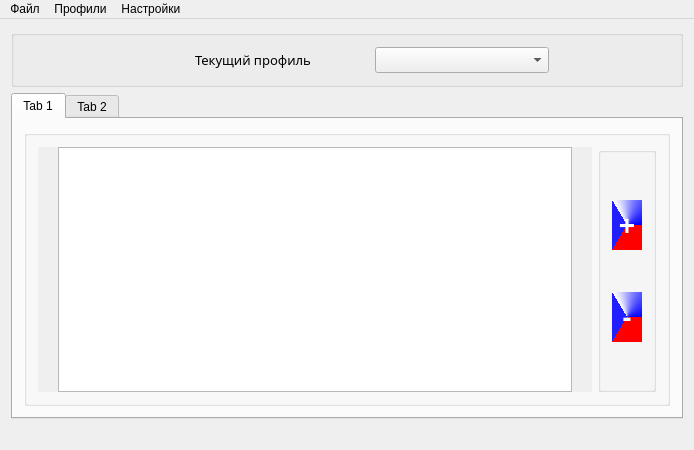
<?xml version="1.0" encoding="UTF-8"?>
<ui version="4.0">
 <class>MainWindow</class>
 <widget class="QMainWindow" name="MainWindow">
  <property name="windowModality">
   <enum>Qt::WindowModal</enum>
  </property>
  <property name="geometry">
   <rect>
    <x>0</x>
    <y>0</y>
    <width>694</width>
    <height>450</height>
   </rect>
  </property>
  <property name="minimumSize">
   <size>
    <width>694</width>
    <height>450</height>
   </size>
  </property>
  <property name="maximumSize">
   <size>
    <width>694</width>
    <height>450</height>
   </size>
  </property>
  <property name="windowTitle">
   <string>I'm Developer</string>
  </property>
  <property name="windowIcon">
   <iconset>
    <normalon>:/prefix1/icon.jpg</normalon>
   </iconset>
  </property>
  <property name="documentMode">
   <bool>false</bool>
  </property>
  <widget class="QWidget" name="centralWidget">
   <layout class="QVBoxLayout" name="verticalLayout_5">
    <item>
     <widget class="QGroupBox" name="groupBox_5">
      <property name="title">
       <string/>
      </property>
      <layout class="QHBoxLayout" name="horizontalLayout_3">
       <item>
        <spacer name="horizontalSpacer">
         <property name="orientation">
          <enum>Qt::Horizontal</enum>
         </property>
         <property name="sizeType">
          <enum>QSizePolicy::Minimum</enum>
         </property>
         <property name="sizeHint" stdset="0">
          <size>
           <width>170</width>
           <height>20</height>
          </size>
         </property>
        </spacer>
       </item>
       <item>
        <widget class="QLabel" name="label">
         <property name="font">
          <font>
           <family>Segoe UI Semibold</family>
           <pointsize>10</pointsize>
           <weight>50</weight>
           <bold>false</bold>
          </font>
         </property>
         <property name="text">
          <string>Текущий профиль</string>
         </property>
        </widget>
       </item>
       <item>
        <widget class="QComboBox" name="comboBox">
         <property name="font">
          <font>
           <family>Segoe UI Semibold</family>
           <pointsize>10</pointsize>
           <weight>50</weight>
           <bold>false</bold>
          </font>
         </property>
        </widget>
       </item>
       <item>
        <spacer name="horizontalSpacer_2">
         <property name="orientation">
          <enum>Qt::Horizontal</enum>
         </property>
         <property name="sizeType">
          <enum>QSizePolicy::Fixed</enum>
         </property>
         <property name="sizeHint" stdset="0">
          <size>
           <width>120</width>
           <height>20</height>
          </size>
         </property>
        </spacer>
       </item>
      </layout>
     </widget>
    </item>
    <item>
     <widget class="QTabWidget" name="tabWidget">
      <property name="currentIndex">
       <number>0</number>
      </property>
      <widget class="QWidget" name="tab">
       <attribute name="title">
        <string>Tab 1</string>
       </attribute>
       <layout class="QVBoxLayout" name="verticalLayout_3">
        <item>
         <widget class="QGroupBox" name="groupBox">
          <property name="title">
           <string/>
          </property>
          <layout class="QHBoxLayout" name="horizontalLayout_2">
           <item>
            <widget class="QTableView" name="tableView_2">
             <property name="font">
              <font>
               <family>Times New Roman</family>
               <pointsize>16</pointsize>
              </font>
             </property>
             <property name="styleSheet">
              <string notr="true">QTableView
{
margin: 0 20px;
}
QTableView::item
{
   background-color: green;	
   color: white;
}
</string>
             </property>
            </widget>
           </item>
           <item>
            <widget class="QGroupBox" name="groupBox_2">
             <property name="styleSheet">
              <string notr="true"/>
             </property>
             <property name="title">
              <string/>
             </property>
             <layout class="QVBoxLayout" name="verticalLayout">
              <item>
               <widget class="QPushButton" name="pushButton">
                <property name="minimumSize">
                 <size>
                  <width>30</width>
                  <height>30</height>
                 </size>
                </property>
                <property name="maximumSize">
                 <size>
                  <width>20</width>
                  <height>50</height>
                 </size>
                </property>
                <property name="font">
                 <font>
                  <pointsize>21</pointsize>
                  <weight>75</weight>
                  <bold>true</bold>
                 </font>
                </property>
                <property name="styleSheet">
                 <string notr="true">QPushButton
{
background-color: qconicalgradient(cx:0.5, cy:0.5, angle:0, stop:0 rgba(0, 0, 255, 255), stop:0.373979 rgba(255, 255, 255, 255), stop:0.373991 rgba(33, 30, 255, 255), stop:0.624018 rgba(33, 30, 255, 255), stop:0.624043 rgba(255, 0, 0, 255), stop:1 rgba(255, 0, 0, 255));
color: white;
border-radius: 50px;
}</string>
                </property>
                <property name="text">
                 <string>+</string>
                </property>
               </widget>
              </item>
              <item>
               <widget class="QPushButton" name="pushButton_2">
                <property name="minimumSize">
                 <size>
                  <width>30</width>
                  <height>30</height>
                 </size>
                </property>
                <property name="maximumSize">
                 <size>
                  <width>20</width>
                  <height>50</height>
                 </size>
                </property>
                <property name="font">
                 <font>
                  <pointsize>21</pointsize>
                  <weight>75</weight>
                  <bold>true</bold>
                 </font>
                </property>
                <property name="styleSheet">
                 <string notr="true">QPushButton
{
background-color: qconicalgradient(cx:0.5, cy:0.5, angle:0, stop:0 rgba(0, 0, 255, 255), stop:0.373979 rgba(255, 255, 255, 255), stop:0.373991 rgba(33, 30, 255, 255), stop:0.624018 rgba(33, 30, 255, 255), stop:0.624043 rgba(255, 0, 0, 255), stop:1 rgba(255, 0, 0, 255));
color: white;
border-radius: 50px;

}</string>
                </property>
                <property name="text">
                 <string>-</string>
                </property>
               </widget>
              </item>
             </layout>
            </widget>
           </item>
          </layout>
         </widget>
        </item>
       </layout>
      </widget>
      <widget class="QWidget" name="tab_2">
       <attribute name="title">
        <string>Tab 2</string>
       </attribute>
       <layout class="QVBoxLayout" name="verticalLayout_4">
        <item>
         <widget class="QGroupBox" name="groupBox_3">
          <property name="title">
           <string/>
          </property>
          <layout class="QHBoxLayout" name="horizontalLayout">
           <item>
            <widget class="QTableView" name="tableView">
             <property name="font">
              <font>
               <family>Times New Roman</family>
               <pointsize>10</pointsize>
              </font>
             </property>
             <property name="styleSheet">
              <string notr="true">QTableView
{
margin: 0 20px;
}</string>
             </property>
             <property name="horizontalScrollBarPolicy">
              <enum>Qt::ScrollBarAsNeeded</enum>
             </property>
            </widget>
           </item>
           <item>
            <widget class="QGroupBox" name="groupBox_4">
             <property name="title">
              <string/>
             </property>
             <layout class="QVBoxLayout" name="verticalLayout_2">
              <item>
               <widget class="QPushButton" name="pushButton_3">
                <property name="minimumSize">
                 <size>
                  <width>30</width>
                  <height>30</height>
                 </size>
                </property>
                <property name="maximumSize">
                 <size>
                  <width>20</width>
                  <height>50</height>
                 </size>
                </property>
                <property name="font">
                 <font>
                  <pointsize>21</pointsize>
                  <weight>75</weight>
                  <bold>true</bold>
                 </font>
                </property>
                <property name="styleSheet">
                 <string notr="true">QPushButton
{
background-color: qconicalgradient(cx:0.5, cy:0.5, angle:0, stop:0 rgba(0, 0, 255, 255), stop:0.373979 rgba(255, 255, 255, 255), stop:0.373991 rgba(33, 30, 255, 255), stop:0.624018 rgba(33, 30, 255, 255), stop:0.624043 rgba(255, 0, 0, 255), stop:1 rgba(255, 0, 0, 255));
color: white;
border-radius: 50px;
}</string>
                </property>
                <property name="text">
                 <string>+</string>
                </property>
               </widget>
              </item>
              <item>
               <widget class="QPushButton" name="pushButton_4">
                <property name="minimumSize">
                 <size>
                  <width>30</width>
                  <height>30</height>
                 </size>
                </property>
                <property name="maximumSize">
                 <size>
                  <width>20</width>
                  <height>50</height>
                 </size>
                </property>
                <property name="font">
                 <font>
                  <pointsize>21</pointsize>
                  <weight>75</weight>
                  <bold>true</bold>
                 </font>
                </property>
                <property name="styleSheet">
                 <string notr="true">QPushButton
{
background-color: qconicalgradient(cx:0.5, cy:0.5, angle:0, stop:0 rgba(0, 0, 255, 255), stop:0.373979 rgba(255, 255, 255, 255), stop:0.373991 rgba(33, 30, 255, 255), stop:0.624018 rgba(33, 30, 255, 255), stop:0.624043 rgba(255, 0, 0, 255), stop:1 rgba(255, 0, 0, 255));
color: white;
border-radius: 50px;
}</string>
                </property>
                <property name="text">
                 <string>-</string>
                </property>
               </widget>
              </item>
             </layout>
            </widget>
           </item>
          </layout>
         </widget>
        </item>
       </layout>
      </widget>
     </widget>
    </item>
    <item>
     <widget class="QLabel" name="label_2">
      <property name="palette">
       <palette>
        <active>
         <colorrole role="WindowText">
          <brush brushstyle="SolidPattern">
           <color alpha="255">
            <red>255</red>
            <green>0</green>
            <blue>0</blue>
           </color>
          </brush>
         </colorrole>
         <colorrole role="Text">
          <brush brushstyle="SolidPattern">
           <color alpha="255">
            <red>255</red>
            <green>0</green>
            <blue>0</blue>
           </color>
          </brush>
         </colorrole>
         <colorrole role="ButtonText">
          <brush brushstyle="SolidPattern">
           <color alpha="255">
            <red>255</red>
            <green>0</green>
            <blue>0</blue>
           </color>
          </brush>
         </colorrole>
        </active>
        <inactive>
         <colorrole role="WindowText">
          <brush brushstyle="SolidPattern">
           <color alpha="255">
            <red>255</red>
            <green>0</green>
            <blue>0</blue>
           </color>
          </brush>
         </colorrole>
         <colorrole role="Text">
          <brush brushstyle="SolidPattern">
           <color alpha="255">
            <red>255</red>
            <green>0</green>
            <blue>0</blue>
           </color>
          </brush>
         </colorrole>
         <colorrole role="ButtonText">
          <brush brushstyle="SolidPattern">
           <color alpha="255">
            <red>255</red>
            <green>0</green>
            <blue>0</blue>
           </color>
          </brush>
         </colorrole>
        </inactive>
        <disabled>
         <colorrole role="WindowText">
          <brush brushstyle="SolidPattern">
           <color alpha="255">
            <red>255</red>
            <green>0</green>
            <blue>0</blue>
           </color>
          </brush>
         </colorrole>
         <colorrole role="Text">
          <brush brushstyle="SolidPattern">
           <color alpha="255">
            <red>255</red>
            <green>0</green>
            <blue>0</blue>
           </color>
          </brush>
         </colorrole>
         <colorrole role="ButtonText">
          <brush brushstyle="SolidPattern">
           <color alpha="255">
            <red>255</red>
            <green>0</green>
            <blue>0</blue>
           </color>
          </brush>
         </colorrole>
        </disabled>
       </palette>
      </property>
      <property name="font">
       <font>
        <italic>true</italic>
       </font>
      </property>
      <property name="styleSheet">
       <string notr="true">QLabel
{
color: rgb(255, 0, 0);
}</string>
      </property>
      <property name="text">
       <string/>
      </property>
     </widget>
    </item>
   </layout>
  </widget>
  <widget class="QMenuBar" name="menuBar">
   <property name="geometry">
    <rect>
     <x>0</x>
     <y>0</y>
     <width>694</width>
     <height>19</height>
    </rect>
   </property>
   <widget class="QMenu" name="menu">
    <property name="title">
     <string>Файл</string>
    </property>
    <addaction name="action_3"/>
   </widget>
   <widget class="QMenu" name="menu_2">
    <property name="title">
     <string>Профили</string>
    </property>
    <addaction name="action"/>
    <addaction name="action_2"/>
   </widget>
   <widget class="QMenu" name="menu_3">
    <property name="title">
     <string>Настройки </string>
    </property>
    <addaction name="action_4"/>
    <addaction name="action_5"/>
   </widget>
   <addaction name="menu"/>
   <addaction name="menu_2"/>
   <addaction name="menu_3"/>
  </widget>
  <action name="action">
   <property name="text">
    <string>Создать новый профиль</string>
   </property>
  </action>
  <action name="action_2">
   <property name="text">
    <string>Удалить текущий профиль</string>
   </property>
  </action>
  <action name="action_3">
   <property name="text">
    <string>Выход</string>
   </property>
  </action>
  <action name="action_4">
   <property name="text">
    <string>Отключить запрос на подтверждения действия</string>
   </property>
  </action>
  <action name="action_5">
   <property name="text">
    <string>Включить запрос на подтверждения действия</string>
   </property>
  </action>
 </widget>
 <layoutdefault spacing="6" margin="11"/>
 <resources/>
 <connections/>
</ui>
